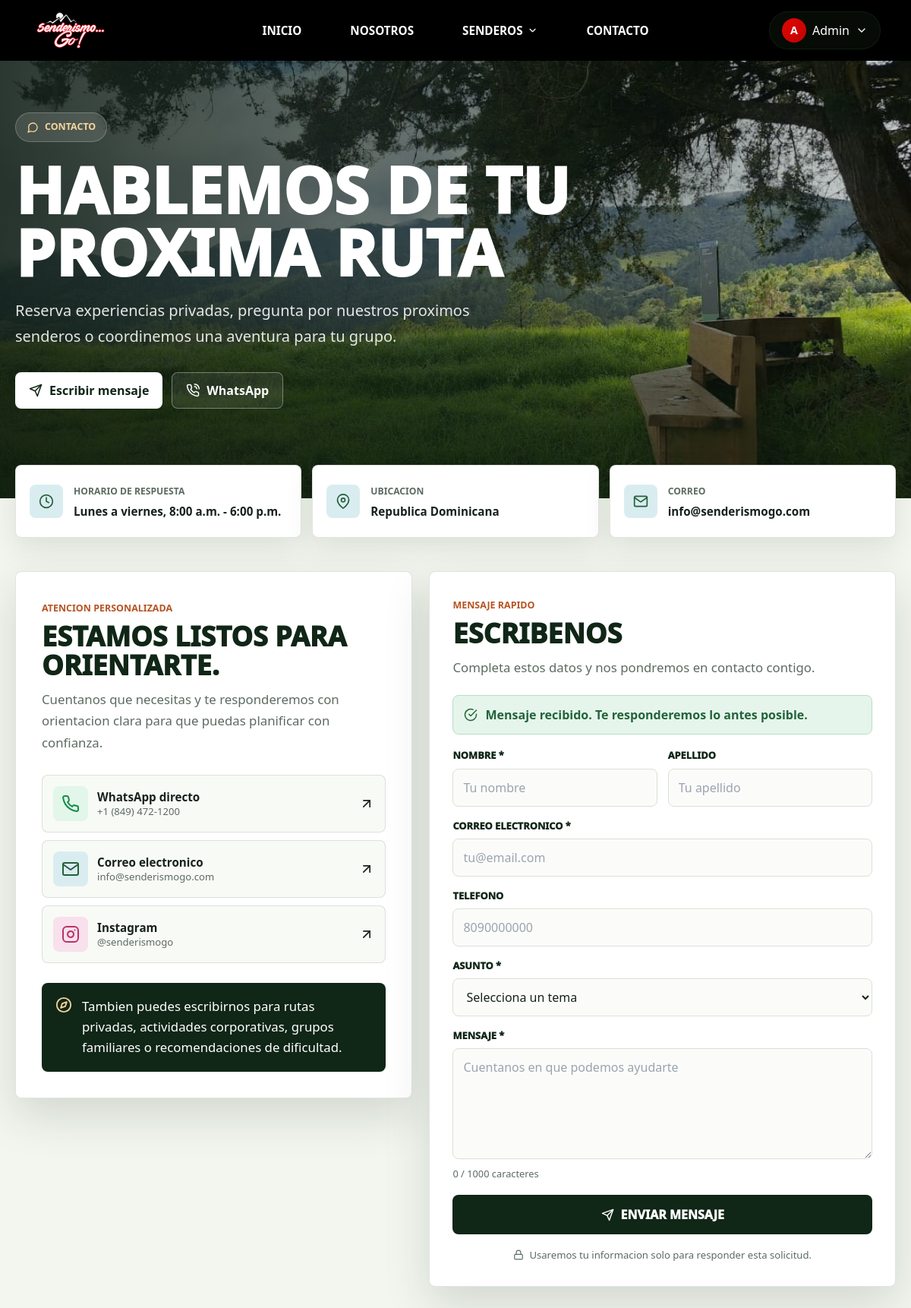
Page /pantallas/contacto.php (signed in) on the committed database.
### tables this page shows
CREATE TABLE `configuracion_contacto` (
  `id` tinyint(3) unsigned NOT NULL DEFAULT 1,
  `hero_imagen` varchar(255) NOT NULL DEFAULT 'imagenes/paisajes/hero.jpg',
  `titulo` varchar(160) NOT NULL,
  `subtitulo` varchar(255) NOT NULL,
  `horario` varchar(160) NOT NULL,
  `ubicacion` varchar(160) NOT NULL,
  `telefono` varchar(40) NOT NULL,
  `whatsapp` varchar(40) NOT NULL,
  `email` varchar(160) NOT NULL,
  `instagram` varchar(80) NOT NULL,
  `instagram_url` varchar(255) NOT NULL,
  `texto_formulario` text NOT NULL,
  `updated_at` timestamp NOT NULL DEFAULT current_timestamp() ON UPDATE current_timestamp(),
  PRIMARY KEY (`id`)
);

### pantallas/contacto.php (the view, shortened to what this page needs)
<?php
$contacto = [
    'hero_imagen' => 'imagenes/paisajes/hero.jpg',
    'titulo' => 'Hablemos de tu proxima ruta',
    'subtitulo' => 'Reserva experiencias privadas, pregunta por nuestros proximos senderos o coordinemos una aventura para tu grupo.',
    'horario' => 'Lunes a viernes, 8:00 a.m. - 6:00 p.m.',
    'ubicacion' => 'Republica Dominicana',
    'telefono' => '+1 (849) 472-1200',
    'whatsapp' => '18494721200',
    'email' => 'info@senderismogo.com',
    'instagram' => '@senderismogo',
    'instagram_url' => 'https://www.instagram.com/senderismogo',
    'texto_formulario' => 'Cuentanos que necesitas y te responderemos con orientacion clara para que puedas planificar con confianza.'
];
$connContacto = mysqli_connect(DB_HOST, DB_USER, DB_PASS, DB_NAME);
if ($connContacto) {
    mysqli_set_charset($connContacto, "utf8mb4");
    $resContacto = mysqli_query($connContacto, "SELECT * FROM configuracion_contacto WHERE id = 1 LIMIT 1");
    if ($resContacto && ($rowContacto = mysqli_fetch_assoc($resContacto))) {
        foreach ($contacto as $campo => $valorPredeterminado) {
            if (isset($rowContacto[$campo]) && trim((string) $rowContacto[$campo]) !== '') {
                $contacto[$campo] = $rowContacto[$campo];
            }
        }
    }
}
$old = $_SESSION['contact_old'] ?? [];
function contacto_valor(array $old, string $campo): string
{
    return htmlspecialchars((string) ($old[$campo] ?? ''), ENT_QUOTES, 'UTF-8');
}
include_once __DIR__ . "/../componentes/encabezado.php";
include_once __DIR__ . "/../componentes/barra_navegacion.php";
?>
<div class="contact-page">
    <section class="contact-hero">
        <img src="<?= BASE_URL . $contacto['hero_imagen'] ?>" alt="Paisaje de Senderismo Go" class="contact-hero-img">
        <div class="contact-hero-overlay"></div>
        <div class="contact-hero-content">
            <span class="contact-eyebrow">
                <i data-feather="message-circle"></i>
                Contacto
            </span>
            <h1><?= htmlspecialchars($contacto['titulo']) ?></h1>
            <p><?= htmlspecialchars($contacto['subtitulo']) ?></p>
            <div class="contact-hero-actions">
                <a href="#contacto-form" class="contact-primary-action smooth-scroll">
                    <i data-feather="send"></i>
                    Escribir mensaje
                </a>
                <a href="https://wa.me/<?= htmlspecialchars($contacto['whatsapp']) ?>?text=Hola%20Senderismo%20Go,%20quiero%20informacion%20sobre%20sus%20rutas."
                   target="_blank" rel="noopener noreferrer" class="contact-secondary-action">
                    <i data-feather="phone-call"></i>
                    WhatsApp
                </a>
            </div>
        </div>
    </section>
    <main class="contact-main">
        <section class="contact-summary" aria-label="Informacion de contacto">
            <article>
                <span><i data-feather="clock"></i></span>
                <div>
                    <p>Horario de respuesta</p>
                    <strong><?= htmlspecialchars($contacto['horario']) ?></strong>
                </div>
            </article>
            <article>
                <span><i data-feather="map-pin"></i></span>
                <div>
                    <p>Ubicacion</p>
                    <strong><?= htmlspecialchars($contacto['ubicacion']) ?></strong>
                </div>
            </article>
            <article>
                <span><i data-feather="mail"></i></span>
                <div>
                    <p>Correo</p>
                    <strong><?= htmlspecialchars($contacto['email']) ?></strong>
                </div>
            </article>
        </section>
        <section id="contacto-form" class="contact-workspace">
            <div class="contact-panel contact-panel-info">
                <span class="contact-section-kicker">Atencion personalizada</span>
                <h2>Estamos listos para orientarte.</h2>
                <p>
                    <?= htmlspecialchars($contacto['texto_formulario']) ?>
                </p>
                <div class="contact-channel-list">
                    <a href="https://wa.me/<?= htmlspecialchars($contacto['whatsapp']) ?>?text=Hola%20Senderismo%20Go,%20quiero%20coordinar%20una%20ruta."
                       target="_blank" rel="noopener noreferrer" class="contact-channel">
                        <span class="channel-icon whatsapp"><i data-feather="phone"></i></span>
                        <span>
                            <strong>WhatsApp directo</strong>
                            <small><?= htmlspecialchars($contacto['telefono']) ?></small>
                        </span>
                        <i data-feather="arrow-up-right"></i>
                    </a>
                    <a href="mailto:<?= htmlspecialchars($contacto['email']) ?>" class="contact-channel">
                        <span class="channel-icon email"><i data-feather="mail"></i></span>
                        <span>
                            <strong>Correo electronico</strong>
                            <small><?= htmlspecialchars($contacto['email']) ?></small>
                        </span>
                        <i data-feather="arrow-up-right"></i>
                    </a>
                    <a href="<?= htmlspecialchars($contacto['instagram_url']) ?>" target="_blank" rel="noopener noreferrer" class="contact-channel">
                        <span class="channel-icon instagram"><i data-feather="instagram"></i></span>
                        <span>
                            <strong>Instagram</strong>
                            <small><?= htmlspecialchars($contacto['instagram']) ?></small>
                        </span>
                        <i data-feather="arrow-up-right"></i>
                    </a>
                </div>
                <div class="contact-note">
                    <i data-feather="compass"></i>
                    <p>Tambien puedes escribirnos para rutas privadas, actividades corporativas, grupos familiares o recomendaciones de dificultad.</p>
                </div>
            </div>
            <div class="contact-panel contact-form-panel">
                <div class="form-heading">
                    <span class="contact-section-kicker">Mensaje rapido</span>
                    <h2>Escribenos</h2>
                    <p>Completa estos datos y nos pondremos en contacto contigo.</p>
                </div>
                <?php if (!empty($_SESSION['contact_success'])): ?>
                    <div class="contact-alert contact-alert-success">
                        <i data-feather="check-circle"></i>
                        <span><?= htmlspecialchars($_SESSION['contact_success']) ?></span>
                    </div>
                <?php endif; ?>
                <form id="contactForm" method="POST" action="<?= BASE_URL ?>procesos/proceso_contacto.php" class="contact-form" novalidate>
                    <div class="form-row-two">
                        <label class="contact-field" for="nombre">
                            <span>Nombre *</span>
                            <input type="text" id="nombre" name="nombre" maxlength="100" required placeholder="Tu nombre" autocomplete="given-name" value="<?= contacto_valor($old, 'nombre') ?>">
                        </label>
                        <label class="contact-field" for="apellido">
                            <span>Apellido</span>
                            <input type="text" id="apellido" name="apellido" maxlength="100" placeholder="Tu apellido" autocomplete="family-name" value="<?= contacto_valor($old, 'apellido') ?>">
                        </label>
                    </div>
                    <label class="contact-field" for="email">
                        <span>Correo electronico *</span>
                        <input type="email" id="email" name="email" maxlength="150" required placeholder="tu@email.com" autocomplete="email" value="<?= contacto_valor($old, 'email') ?>">
                    </label>
                    <label class="contact-field" for="telefono">
                        <span>Telefono</span>
                        <input type="tel" id="telefono" name="telefono" maxlength="30" placeholder="8090000000" autocomplete="tel" value="<?= contacto_valor($old, 'telefono') ?>">
                    </label>
                    <label class="contact-field" for="asunto">
                        <span>Asunto *</span>
                        <select id="asunto" name="asunto" required>
                            <option value="" disabled <?= empty($old['asunto']) ? 'selected' : '' ?>>Selecciona un tema</option>
                        </select>
                    </label>
                    <label class="contact-field" for="mensaje">
                        <span>Mensaje *</span>
                        <textarea id="mensaje" name="mensaje" rows="5" maxlength="1000" required placeholder="Cuentanos en que podemos ayudarte"><?= contacto_valor($old, 'mensaje') ?></textarea>
                    </label>
                    <p class="field-hint" data-character-counter="mensaje">Maximo 1000 caracteres</p>
                    <button type="submit" class="contact-submit" id="submitBtn">
                        <span class="submit-text">
                            <i data-feather="send"></i>
                            Enviar mensaje
                        </span>
                    </button>
                    <p class="form-privacy">
                        <i data-feather="lock"></i>
                        Usaremos tu informacion solo para responder esta solicitud.
                    </p>
                </form>
            </div>
        </section>
    </main>
</div>
<?php include_once __DIR__ . "/../componentes/pie_pagina.php"; ?>

### css/global.css (style rules this page uses)
:root { --color-negro: #000000; --color-blanco: #ffffff; --color-rojo: #e10600; --color-rojo-hover: #c00400; --color-gris: #f5f5f5; }
* { margin: 0; padding: 0; box-sizing: border-box; }
body { font-family: 'Montserrat', system-ui, sans-serif; background-color: var(--color-blanco); color: var(--color-negro); }
h1, h2, h3, h4 { font-weight: 700; text-transform: uppercase; }
h1 { font-size: 3rem; }
h2 { font-size: 2.2rem; }
p { font-size: 1rem; line-height: 1.7; }
@media (min-width: 1024px) { p { font-size: 1.05rem; } }
html, body { min-width: 320px; overflow-x: hidden; }
img, svg, video, canvas { max-width: 100%; }

### rows in the picture
configuracion_contacto: hero_imagen (picture), titulo "HABLEMOS DE TU PROXIMA RUTA", subtitulo "Reserva experiencias privadas, pregunta por nuestros proximos senderos o coordinemos una aventura para tu grupo.", horario "Lunes a viernes, 8:00 a.m. - 6:00 p.m.", ubicacion "Republica Dominicana", email "info@senderismogo.com", texto_formulario "Cuentanos que necesitas y te responderemos con orientacion clara para que puedas planificar con confianza.", telefono "+1 (849) 472-1200", instagram "@senderismogo"

### other values in the picture
$userInitial "A"
$firstName ?: 'Usuario' "Admin"
$_SESSION['contact_success'] "Mensaje recibido. Te responderemos lo antes posible."
